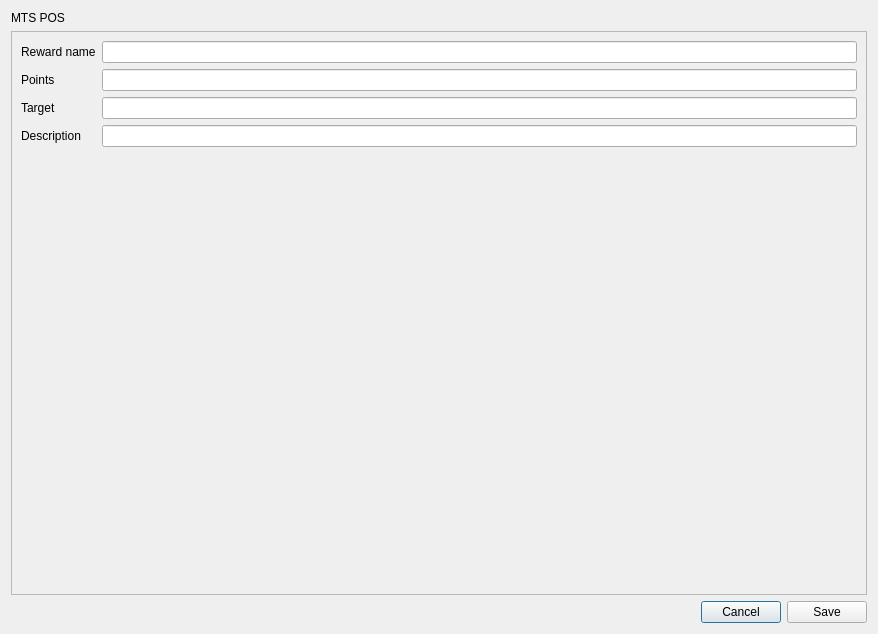
<?xml version="1.0" encoding="UTF-8"?>
<ui version="4.0">
 <class>DialogEditReward</class>
 <widget class="QDialog" name="DialogEditReward">
  <property name="geometry">
   <rect>
    <x>0</x>
    <y>0</y>
    <width>878</width>
    <height>634</height>
   </rect>
  </property>
  <property name="windowTitle">
   <string>Sign up</string>
  </property>
  <layout class="QVBoxLayout" name="verticalLayout">
   <item>
    <widget class="QLabel" name="label_6">
     <property name="sizePolicy">
      <sizepolicy hsizetype="Preferred" vsizetype="Fixed">
       <horstretch>0</horstretch>
       <verstretch>0</verstretch>
      </sizepolicy>
     </property>
     <property name="text">
      <string>MTS POS</string>
     </property>
    </widget>
   </item>
   <item>
    <widget class="QScrollArea" name="scrollArea">
     <property name="widgetResizable">
      <bool>true</bool>
     </property>
     <widget class="QWidget" name="scrollAreaWidgetContents">
      <property name="geometry">
       <rect>
        <x>0</x>
        <y>0</y>
        <width>858</width>
        <height>564</height>
       </rect>
      </property>
      <layout class="QFormLayout" name="formLayout">
       <item row="0" column="0">
        <widget class="QLabel" name="label_3">
         <property name="text">
          <string>Reward name</string>
         </property>
        </widget>
       </item>
       <item row="0" column="1">
        <widget class="QLineEdit" name="lineEditRewardName"/>
       </item>
       <item row="1" column="0">
        <widget class="QLabel" name="label_2">
         <property name="text">
          <string>Points</string>
         </property>
        </widget>
       </item>
       <item row="1" column="1">
        <widget class="QLineEdit" name="lineEditPoints"/>
       </item>
       <item row="2" column="0">
        <widget class="QLabel" name="label_4">
         <property name="text">
          <string>Target</string>
         </property>
        </widget>
       </item>
       <item row="2" column="1">
        <widget class="QLineEdit" name="lineEditTarget"/>
       </item>
       <item row="3" column="0">
        <widget class="QLabel" name="label">
         <property name="text">
          <string>Description</string>
         </property>
        </widget>
       </item>
       <item row="3" column="1">
        <widget class="QLineEdit" name="lineEditDescription"/>
       </item>
      </layout>
     </widget>
    </widget>
   </item>
   <item>
    <layout class="QHBoxLayout" name="horizontalLayout">
     <item>
      <spacer name="horizontalSpacer">
       <property name="orientation">
        <enum>Qt::Horizontal</enum>
       </property>
       <property name="sizeHint" stdset="0">
        <size>
         <width>40</width>
         <height>20</height>
        </size>
       </property>
      </spacer>
     </item>
     <item>
      <widget class="QPushButton" name="pushButtonCancel">
       <property name="text">
        <string>Cancel</string>
       </property>
      </widget>
     </item>
     <item>
      <widget class="QPushButton" name="pushButtonSave">
       <property name="text">
        <string>Save</string>
       </property>
      </widget>
     </item>
    </layout>
   </item>
  </layout>
 </widget>
 <tabstops>
  <tabstop>scrollArea</tabstop>
  <tabstop>pushButtonCancel</tabstop>
  <tabstop>pushButtonSave</tabstop>
 </tabstops>
 <resources/>
 <connections/>
</ui>
